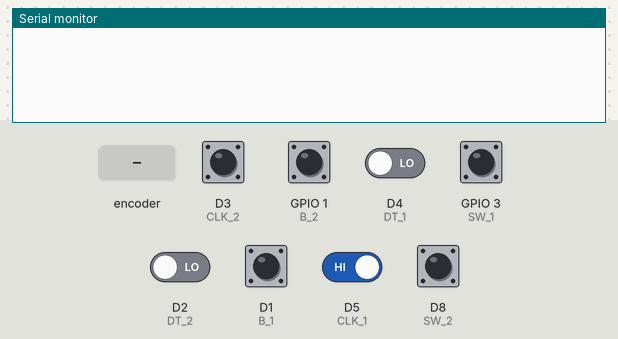
The sketch below on a simulated ESP8266 (NodeMCU). On the bench: the last lines printed to the serial monitor. The inputs (shaded band) are chosen by the test bench; at power-on: D1 (B_1), D3 (CLK_2), D5 (CLK_1), D8 (SW_2), GPIO 1 (B_2), GPIO 3 (SW_1) HIGH, D2 (DT_2), D4 (DT_1) LOW.

Above: at 1.2 s.
1.3 s: rotary encoder on D3 (CLK_2) / D4 (DT_1) turned 1 step (first pin leading)
At 1.7 s:
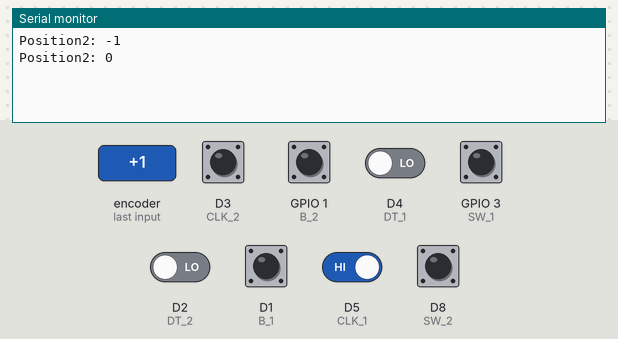
3.0 s: GPIO 1 (B_2) pulled LOW for 0.15 s
At 4.3 s:
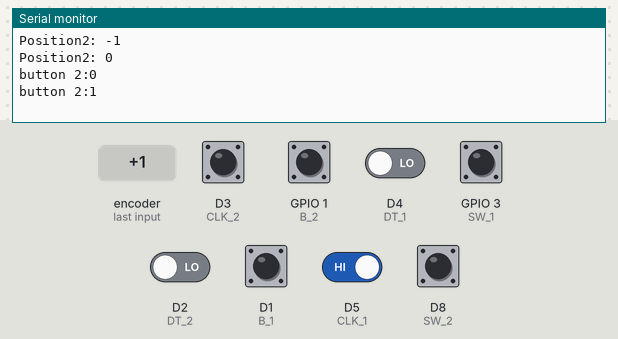
4.6 s: GPIO 3 (SW_1) pulled LOW for 0.15 s
At 5.5 s:
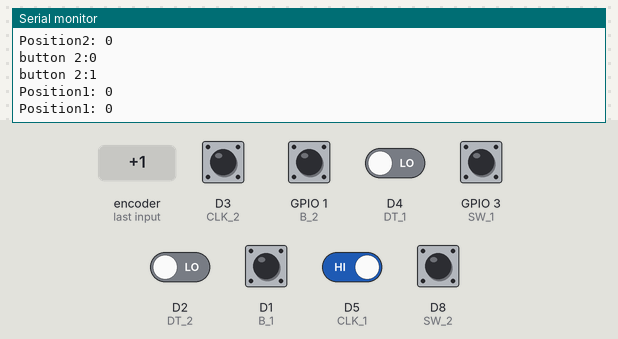
6.2 s: D1 (B_1) pulled LOW for 0.15 s
At 6.7 s:
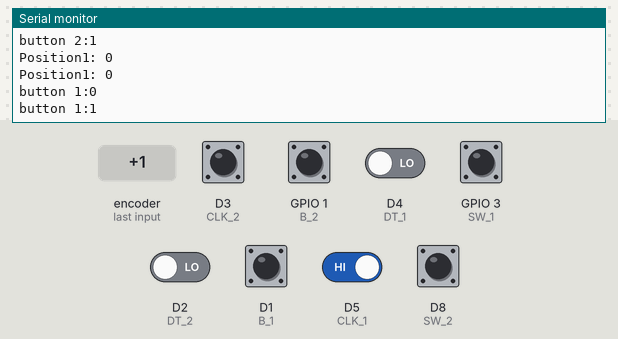
7.8 s: D5 (CLK_1) driven LOW
At 8.4 s:
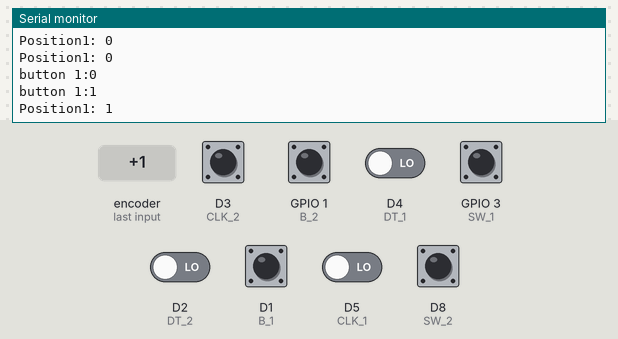
Timing chart, 0 to 10.3 s (numbered marks = the images above; inputs shaded):
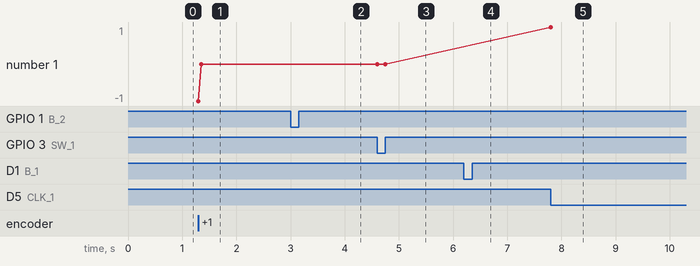

Measured:
- after the input at 1.3 s, the serial monitor: prints a new line at once (image 1)
- after the input at 3.0 s, the serial monitor: prints a new line at once (image 2)
- after the input at 4.6 s, the serial monitor: prints a new line at once (image 3)
- after the input at 6.2 s, the serial monitor: prints a new line at once (image 4)
- after the input at 7.8 s, the serial monitor: prints a new line at once (image 5)

The sketch:

rotary_test.ino
```cpp
 #define CLK_1 D5
 #define DT_1 D4

 #define SW_1 D9
 #define SW_2 D8

 #define CLK_2 D3
 #define DT_2 D2

 #define B_1 D1
 #define B_2 D10

 int counter_1 = 0;
 int counter_2 = 0;

 int CLK_1_State;
 int CLK_2_State;
 int CLK_1_Last_State;
 int CLK_2_Last_State;

 int aLastButton_1;
 int aLastButton_2;

 int last_b_1;
 int last_b_2;

 void setup() {
  pinMode(CLK_1, INPUT);
  pinMode(CLK_2, INPUT);

  pinMode(DT_1, INPUT);
  pinMode(DT_2, INPUT);

  pinMode(SW_1, INPUT_PULLUP);
  pinMode(SW_2, INPUT_PULLUP);

  pinMode(B_1, INPUT_PULLUP);
  pinMode(B_2, INPUT_PULLUP);

  Serial.begin (9600);
  // Reads the initial state of the outputA

  CLK_1_Last_State = digitalRead(CLK_1);
  CLK_2_Last_State = digitalRead(CLK_2);

  aLastButton_1 = digitalRead(SW_1);

  aLastButton_2 = digitalRead(SW_2);

  last_b_1 = digitalRead(B_1);
  last_b_2 = digitalRead(B_2);
 }

 void loop() {
    int button_1 = digitalRead(SW_1);
    int button_2 = digitalRead(SW_2);


    int b_1 = digitalRead(B_1);
    int b_2 = digitalRead(B_2);

    CLK_1_State = digitalRead(CLK_1);
    if (CLK_1_State != CLK_1_Last_State){
      if (digitalRead(DT_1) != CLK_1_State) {
        counter_1 ++;
      } else {
        counter_1 --;
      }
      Serial.print("Position1: ");
      Serial.println(counter_1);
    }

    CLK_2_State = digitalRead(CLK_2);
    if (CLK_2_State != CLK_2_Last_State){
      if (digitalRead(DT_2) != CLK_2_State) {
        counter_2 ++;
      } else {
        counter_2 --;
      }
      Serial.print("Position2: ");
      Serial.println(counter_2);
    }

    if (button_1 != aLastButton_1) {
      counter_1 = 0;
      Serial.print("Position1: ");
      Serial.println(counter_1);
    }

    if (button_2 != aLastButton_2) {
      counter_2 = 0;
      Serial.print("Position2: ");
      Serial.println(counter_2);
    }

    if (b_1 != last_b_1)
    {
      Serial.print("button 1:");
      Serial.println(b_1);
    }

    if (b_2 != last_b_2)
    {
      Serial.print("button 2:");
      Serial.println(b_2);
    }

    CLK_1_Last_State = CLK_1_State;
    CLK_2_Last_State = CLK_2_State;
    aLastButton_1 = button_1;
    aLastButton_2 = button_2;

    last_b_1 = b_1;
    last_b_2 = b_2;
 }
```
